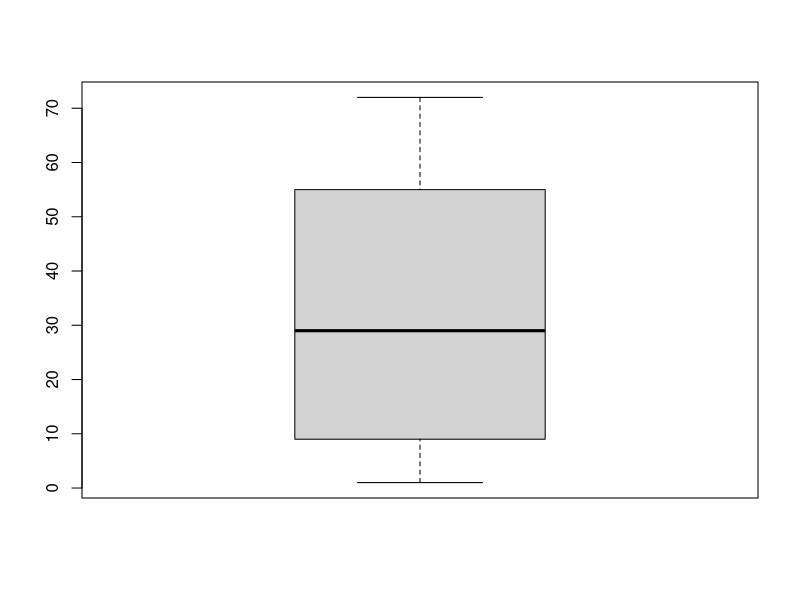
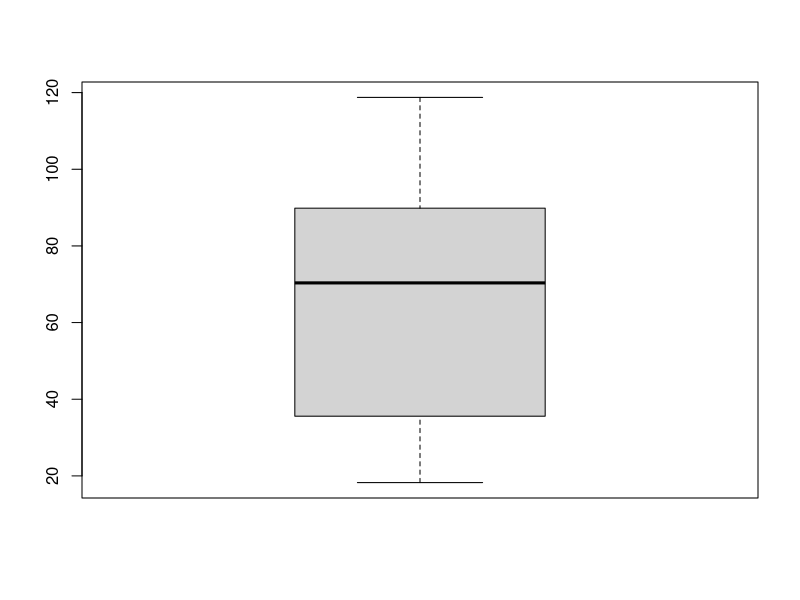
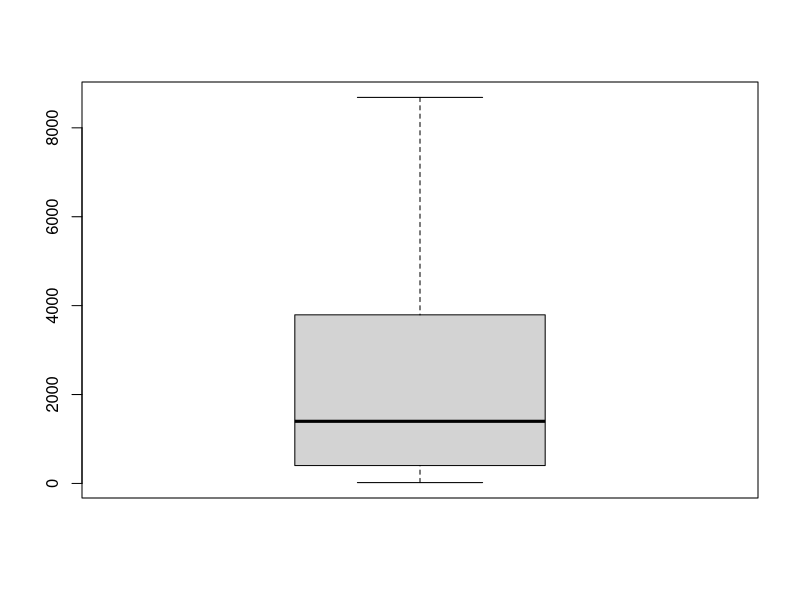

Generate these figures, in order, with R:

# Steps to perform:
#   
#   1.	Import the data files

setwd('E:/R  Imp/Churn')
churn <- read.csv('churn.csv')
internet <- read.csv('internet.csv')
customer <- read.csv('customer.csv')

# 2.	Check the structure of the data files and show the common column

str(churn)
str(internet)
str(customer)
df <- list(churn,internet,customer)
common_column = Reduce(intersect, lapply(df, names))
common_column

# 3.	Create combined data by merging the three datafiles

merged <- merge(customer, internet, by = "customer_ID")
str(merged)
data <- merge(merged, churn, by = "customer_ID")
str(data)

# 4.	Do a preliminary statistical summary of this combined data

summary(data)
 
# 5.	Identify all categorical columns and convert them to factor type
str(data)
sapply(data,class)
char_cols <- names(data)[sapply(data,class)== 'character']
data[char_cols]<- lapply(data[char_cols], factor)
str(data)
# View(data)
# 6.	Check for missing and trivial values
# 7.	Remove the rows with missing values

sapply(data, function(x) sum(is.na(x)))
data1 = na.omit(data)

# 8.	Check for outliers in the numerical variables using a box plot and if any, remove them


boxplot(data1$tenure)
boxplot(data1$MonthlyCharges)
boxplot(data1$TotalCharges)

# 9.	Study the overall distribution of the Churn variable

table(data1$Churn)






